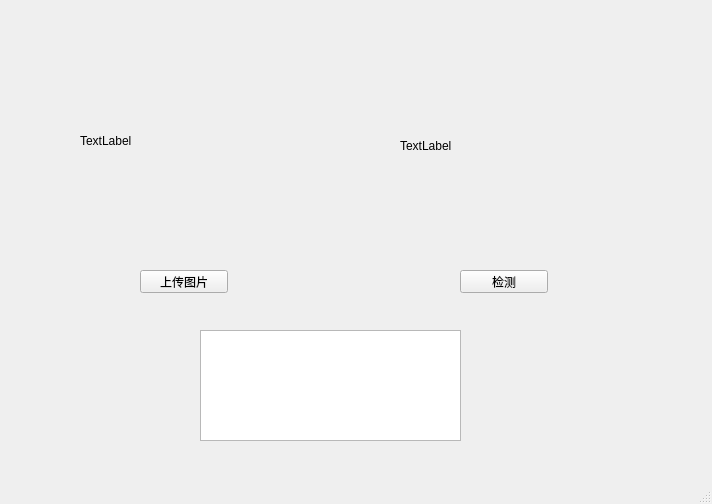
<?xml version="1.0" encoding="UTF-8"?>
<ui version="4.0">
 <class>MainWindow</class>
 <widget class="QMainWindow" name="MainWindow">
  <property name="geometry">
   <rect>
    <x>0</x>
    <y>0</y>
    <width>712</width>
    <height>504</height>
   </rect>
  </property>
  <property name="windowTitle">
   <string>MainWindow</string>
  </property>
  <widget class="QWidget" name="centralwidget">
   <widget class="QPushButton" name="pushButton">
    <property name="geometry">
     <rect>
      <x>140</x>
      <y>270</y>
      <width>88</width>
      <height>23</height>
     </rect>
    </property>
    <property name="text">
     <string>上传图片</string>
    </property>
   </widget>
   <widget class="QPushButton" name="pushButton_2">
    <property name="geometry">
     <rect>
      <x>460</x>
      <y>270</y>
      <width>88</width>
      <height>23</height>
     </rect>
    </property>
    <property name="text">
     <string>检测</string>
    </property>
   </widget>
   <widget class="QLabel" name="label">
    <property name="geometry">
     <rect>
      <x>80</x>
      <y>50</y>
      <width>231</width>
      <height>181</height>
     </rect>
    </property>
    <property name="autoFillBackground">
     <bool>false</bool>
    </property>
    <property name="text">
     <string>TextLabel</string>
    </property>
   </widget>
   <widget class="QLabel" name="label_2">
    <property name="geometry">
     <rect>
      <x>400</x>
      <y>50</y>
      <width>211</width>
      <height>191</height>
     </rect>
    </property>
    <property name="text">
     <string>TextLabel</string>
    </property>
   </widget>
   <widget class="QTextBrowser" name="textBrowser">
    <property name="geometry">
     <rect>
      <x>200</x>
      <y>330</y>
      <width>261</width>
      <height>111</height>
     </rect>
    </property>
   </widget>
  </widget>
  <widget class="QMenuBar" name="menubar">
   <property name="geometry">
    <rect>
     <x>0</x>
     <y>0</y>
     <width>712</width>
     <height>23</height>
    </rect>
   </property>
  </widget>
  <widget class="QStatusBar" name="statusbar"/>
 </widget>
 <resources/>
 <connections/>
</ui>
